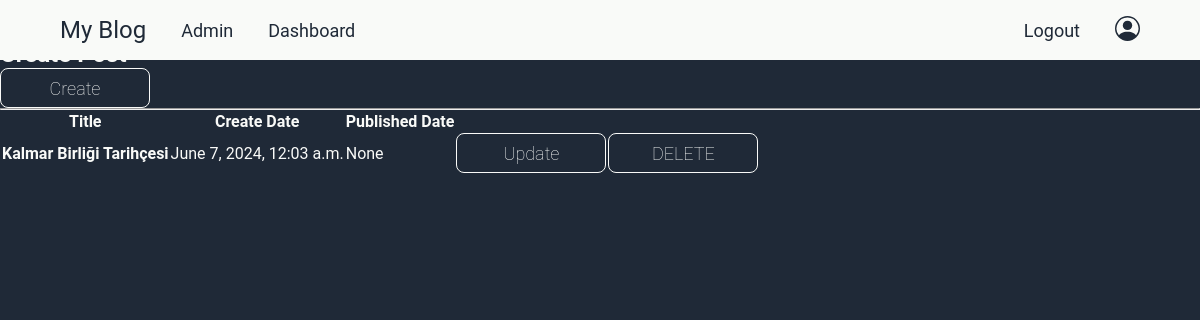
The app's page /dashboard/ (signed in) with its own data.
### blog/models.py (models this page shows, shortened)
class Post(models.Model):
    author = models.ForeignKey("auth.User",on_delete = models.CASCADE)
    title = models.CharField(max_length=40)
    content = models.TextField()
    create_date = models.DateTimeField(default = timezone.now)
    published_date = models.DateTimeField(blank=True,null=True)

### blog/views.py (the view)
# urls.py: path('dashboard/',views.Dashboard,name='dashboard'),
@login_required
def Dashboard(request):
    if request.user.is_authenticated:
        UserPosts=models.Post.objects.filter(author_id=request.user).order_by('-create_date')
        return render(request,'blog/dashboard.html',context={'posts':UserPosts})
    else:
        return HttpResponse("You need to Login for view profile page.")

### templates/blog/dashboard.html (shortened to what this page needs)
{% extends "base.html" %}
{% load static %}
{% block bodyBlock %}
<div class="container">
    <h1>Dashboard</h1>
    <h2>Create Post</h2>
    <a href="{% url 'blog:create' %}"><button class="btn btn-success">Create</button></a>
    <hr>
    <table class="table table-hover">
        <thead>
          <tr>
            <th scope="col">Title</th>
            <th scope="col">Create Date</th>
            <th scope="col">Published Date</th>
            <th></th>
            <th></th>
          </tr>
        </thead>
        <tbody>
            {% for post in posts %}
                <tr>
                    <th scope="row"><a href="{% url 'detail' pk=post.pk%}">{{post.title}}</a></th>
                    <td>{{post.create_date}}</td>
                    <td>{{post.published_date}}</td>
                    <td><a href="{% url 'blog:update' id=post.id%}"><button class="btn btn-warning">Update</button></a></td>
                    <td><a href="{% url 'blog:delete' id=post.id%}"><button class="btn btn-danger">DELETE</button></a></td>
                </tr>
            {% endfor %}
        </tbody>
    </table>
</div>
{% endblock bodyBlock %}

### static/css/style.css (style rules this page uses)
body { background-color: #1F2937; color: #F9FAF8; }
* { padding: 0; margin: 0; text-decoration: none; list-style: none; font-family: "Roboto", sans-serif; }
a { color: inherit; }
.btn { background: #1F2937; color: #F9FAF8; width: 150px; height: 40px; font-size: 18px; font-weight: 100; border: 1px solid #F9FAF8; border-radius: 8px; }
.container { width: 100%; }

### records on screen
Post: title "Kalmar Birliği Tarihçesi", create_date "June 7, 2024, 12:03 a.m.", published_date "None"
